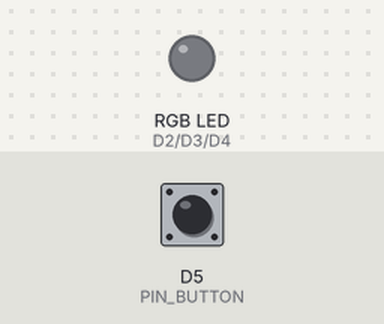
A sketch run on a simulated ESP8266 (NodeMCU). Parts: an RGB LED mixed from three pins (HIGH = lit). The inputs (shaded band) are chosen by the test bench; at power-on: D5 (PIN_BUTTON) HIGH. Dim RGB values are drawn brighter than linear; random numbers use the default seed unless the sketch sets one.

Above: at 1.2 s.
1.3 s: D5 (PIN_BUTTON) pulled LOW for 0.15 s
At 2.7 s:
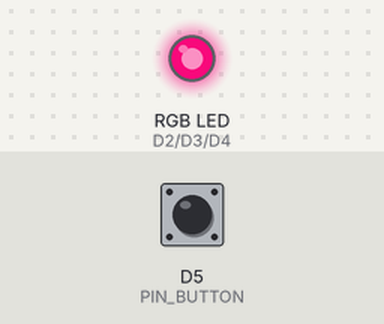
3.0 s: D5 (PIN_BUTTON) pulled LOW for 1 s
At 4.9 s:
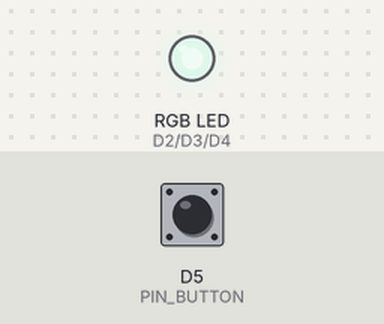
6.0 s: D5 (PIN_BUTTON) pulled LOW for 0.15 s
At 6.5 s:
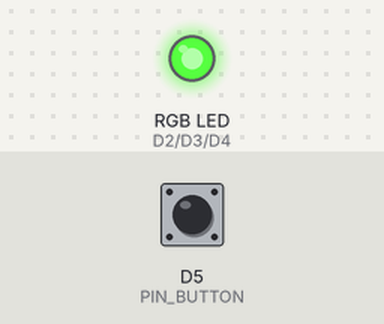
7.7 s: D5 (PIN_BUTTON) pulled LOW for 3.2 s
At 11.3 s:
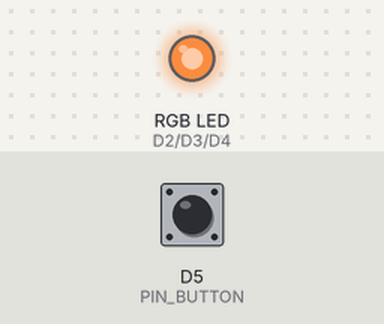
12.4 s: D5 (PIN_BUTTON) pulled LOW for 0.15 s
At 13.8 s:
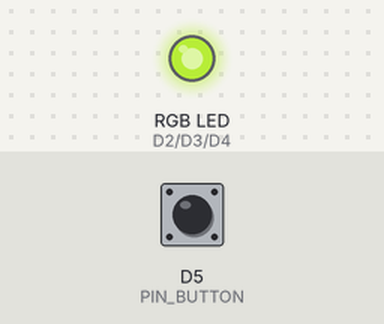
14.1 s: D5 (PIN_BUTTON) pulled LOW for 1 s
At 15.7 s:
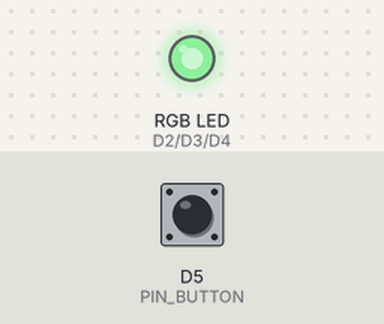
Timing chart, 0 to 17.2 s (numbered marks = the images above; inputs shaded):
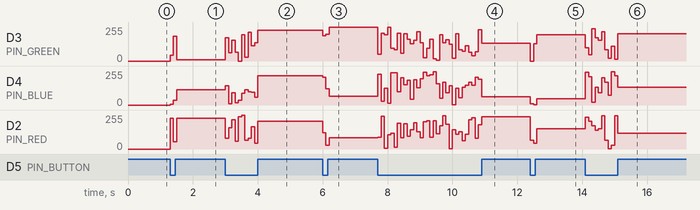

Measured:
- after the input at 1.3 s, D3 (PIN_GREEN): 0/255 → 44/255 at once, → 185/255 0.10 s later, → 8/255 0.10 s later; D4 (PIN_BLUE): 0/255 → 6/255 at once, → 35/255 0.10 s later, → 114/255 0.10 s later; D2 (PIN_RED): 0/255 → 232/255 at once, → 54/255 0.10 s later, → 230/255 0.10 s later
- after the input at 3.0 s, D3 (PIN_GREEN): 8/255 → 176/255 at once, → 62/255 0.10 s later, → 157/255 0.10 s later, → 67/255 0.10 s later, … (11 changes in this stretch); D4 (PIN_BLUE): 114/255 → 145/255 at once, → 8/255 0.10 s later, → 93/255 0.10 s later, → 16/255 0.10 s later, … (11 changes in this stretch)
- after the input at 6.0 s, D3 (PIN_GREEN): 232/255 → 189/255 at once, → 200/255 0.10 s later, → 254/255 0.10 s later; D4 (PIN_BLUE): 221/255 → 207/255 at once, → 121/255 0.10 s later, → 64/255 0.10 s later; D2 (PIN_RED): 209/255 → 121/255 at once, → 27/255 0.10 s later, → 86/255 0.10 s later
- after the input at 12.4 s, D3 (PIN_GREEN): 135/255 → 0/255 at once, → 129/255 0.10 s later, → 198/255 0.10 s later; D4 (PIN_BLUE): 61/255 → 8/255 at once, → 1/255 0.10 s later, → 46/255 0.10 s later; D2 (PIN_RED): 243/255 → 64/255 at once, → 43/255 0.10 s later, → 153/255 0.10 s later

The sketch:

week3cont_20231.ino
```cpp
/*
 * Project week3cont_20231
 * Description: Week 3 Day 2 Lab
 * Author: Connie Xu
 * Date: 1/25/23
 */

const int PIN_RED = D2;
const int PIN_GREEN = D3;
const int PIN_BLUE = D4;
const int PIN_BUTTON = D5;

//global vars
//store current and prev button vals
int curButtonVal = HIGH;
int prevButtonVal = HIGH;

//counter has to be a global var
int counter = 0;
bool redOn = false;

void setup() {
  pinMode(PIN_RED, OUTPUT);
  pinMode(PIN_GREEN, OUTPUT);
  pinMode(PIN_BLUE, OUTPUT);
  pinMode(PIN_BUTTON, INPUT);
  Serial.begin(9600);
}

void loop() {
  //V1
  //read button (digital because either on/off)
  // int buttonVal = digitalRead(PIN_BUTTON);
  // Serial.println("Button value = " + String(buttonVal));
  // delay(100);

  // //turn red LEB on only while button pressed
  // if (buttonVal == HIGH) {
  //   digitalWrite(PIN_RED, LOW);
  // }
  // else {
  //   digitalWrite(PIN_RED, HIGH);
  // }

  //V2
  //toggle red LED on/off after each time button is pressed
  //read button
  curButtonVal = digitalRead(PIN_BUTTON);

  //looking for falling edge -- press down
  // if (prevButtonVal == HIGH && curButtonVal == LOW) { //button pressed
  //   //need to know if light is on or off
  //   counter = counter + 1;
  //   Serial.println("button presses " + String(counter));

  //   if (redOn == true) { //red light is on
  //     redOn = false; //change state
  //     digitalWrite(PIN_RED, LOW);
  //   }
  //   else { //red light is off
  //     redOn = true;
  //     digitalWrite(PIN_RED, HIGH);
  //   }
  // }
  // prevButtonVal = curButtonVal;

  //V3
  //generate 1 new random color each time button is pressed
  // if (prevButtonVal == HIGH && curButtonVal == LOW) { //button pressed
  //   if (redOn == true){ //red light on
  //     redOn = false;
  //     digitalWrite(PIN_RED, LOW);
  //     digitalWrite(PIN_GREEN, LOW);
  //     digitalWrite(PIN_BLUE, LOW);
  //   }

  //   else { //red light is off
  //     redOn = true;
  //     analogWrite(PIN_RED, rand() % 255 + 0);
  //     analogWrite(PIN_GREEN, rand() % 255 + 0);
  //     analogWrite(PIN_BLUE, rand() % 255 + 0);
  //   }
  // }

  //V4
  //make each button press move LED through a sequence of colors
  if (prevButtonVal == HIGH && curButtonVal == LOW) { //button pressed
    if (redOn == true){ //red light on
        redOn = false;
        digitalWrite(PIN_RED, LOW);
        digitalWrite(PIN_GREEN, LOW);
        digitalWrite(PIN_BLUE, LOW);
      }

      else { //red light is off
        redOn = true;
        analogWrite(PIN_RED, rand() % 255 + 0);
        analogWrite(PIN_GREEN, rand() % 255 + 0);
        analogWrite(PIN_BLUE, rand() % 255 + 0);
        delay(100);
        analogWrite(PIN_RED, rand() % 255 + 0);
        analogWrite(PIN_GREEN, rand() % 255 + 0);
        analogWrite(PIN_BLUE, rand() % 255 + 0);
        delay(100);
        analogWrite(PIN_RED, rand() % 255 + 0);
        analogWrite(PIN_GREEN, rand() % 255 + 0);
        analogWrite(PIN_BLUE, rand() % 255 + 0);
      }
  }
}
```
